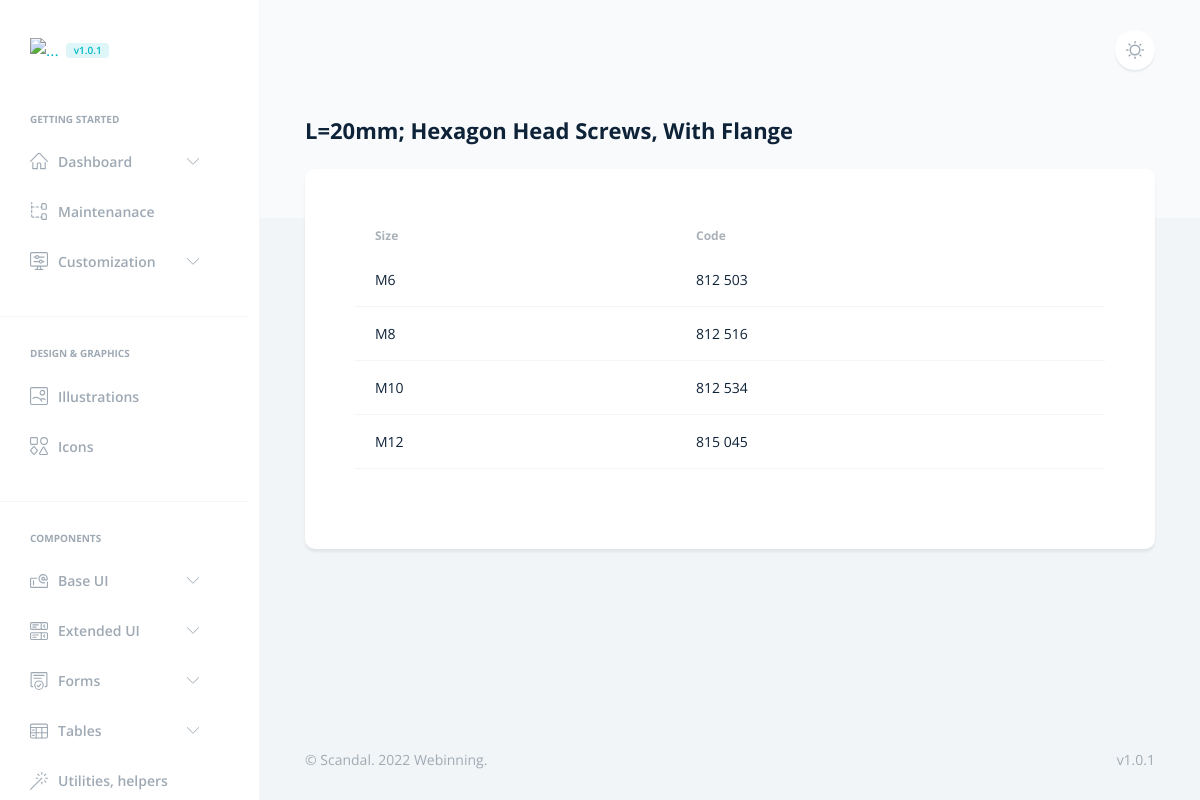
The app's page /fasteners/din6921/5/ with its own data.
### fasteners/models.py (models this page shows, shortened)
class DIN6921(models.Model):
    thread_length = models.IntegerField()
    material = models.DecimalField(max_digits=2, decimal_places=1, default="8.8")
    finish = models.CharField(max_length=24, default="Plain Steel")
    def __str__(self):
        return str(self.thread_length)
    class Meta:
        verbose_name = "Hexagon Head Screws, With Flange DIN 6921"
        verbose_name_plural = "DIN 6921 Partly Thread"
        ordering = ['thread_length']

class Size6921(models.Model):
    din6921 = models.ForeignKey(DIN6921, on_delete=models.CASCADE)
    size = models.CharField(max_length=6, default="M")
    code = models.CharField(max_length=12, unique=True)
    class Meta:
        verbose_name = "DIN 6921 Size"
        verbose_name_plural = "DIN 6921 Size"

### fasteners/views.py (the view)
# urls.py: path('din6921/<int:din6921_id>/', views.din6921_detail, name='din6921_detail'),
def din6921_detail(request, din6921_id):
    din6921 = get_object_or_404(DIN6921, pk=din6921_id)
    return render(request, 'fasteners/screws/din6921_detail.html', {'din6921': din6921})

### templates/fasteners/screws/din6921_detail.html (shortened to what this page needs)
{% extends 'base.html' %}
{% load static %}
{% block navar %}
<li class="nav-item">
    <span class="h6 text-secondary ps-4 ps-lg-6 mb-3 d-block text-uppercase">Getting started</span>
</li>
<li class="nav-item dropdown">
    <a class="nav-link" href="#customization" data-bs-toggle="collapse" role="button" aria-expanded="false"
        aria-controls="customization">
        <span>Dashboard</span>
    </a>
</li>
<li class="nav-item">
    <a href="../docs/structure.html" class="nav-link">
        <span>Maintenanace</span>
    </a>
</li>
<li class="nav-item dropdown">
    <a class="nav-link" href="#customization" data-bs-toggle="collapse" role="button" aria-expanded="false"
        aria-controls="customization">
        <span>Customization</span>
    </a>
</li>
<li class="nav-item w-100">
    <hr>
</li>
<li class="nav-item">
    <span class="h6 text-secondary ps-4 ps-lg-6 mb-3 d-block text-uppercase">Design & Graphics</span>
</li>
<li class="nav-item">
    <a href="../docs/illustrations.html" class="nav-link">
        <span>Illustrations</span>
    </a>
</li>
<li class="nav-item">
    <a href="../docs/icons.html" class="nav-link">
        <span>Icons</span>
    </a>
</li>
<li class="nav-item w-100">
    <hr>
</li>
<li class="nav-item">
    <span class="h6 text-secondary ps-4 ps-lg-6 mb-3 d-block text-uppercase">Components</span>
</li>
<li class="nav-item dropdown">
    <a class="nav-link" href="#baseUI" data-bs-toggle="collapse" role="button" aria-expanded="false"
        aria-controls="baseUI">
        <span>Base UI</span>
    </a>
</li>
<li class="nav-item dropdown">
    <a class="nav-link" href="#extendedUI" data-bs-toggle="collapse" role="button" aria-expanded="false"
        aria-controls="extendedUI">
        <span>Extended UI</span>
    </a>
</li>
<li class="nav-item dropdown">
    <a class="nav-link" href="#forms" data-bs-toggle="collapse" role="button" aria-expanded="false"
        aria-controls="forms">
        <span>Forms</span>
    </a>
</li>
<li class="nav-item dropdown">
    <a class="nav-link" href="#tables" data-bs-toggle="collapse" role="button" aria-expanded="false"
        aria-controls="tables">
        <span>Tables</span>
    </a>
</li>
<li class="nav-item">
    <a href="../docs/utilities-helpers.html" class="nav-link">
        <span>Utilities, helpers</span>
    </a>
</li>
{% endblock %}
{% block body%}
<h1 class="h2">L={{ din6921}}mm; Hexagon Head Screws, With Flange
</h1>
<div class="row">
    <div class="col">
        <div class="card border-0 p-md-6">
            <div class="card-body">
                <div class="row">
                    <div class="col">
                        <div class="table-responsive">
                            <table class="table">
                                <thead>
                                    <tr>
                                        <th>Size</th>
                                        <th>Code</th>
                                    </tr>
                                </thead>
                                {% for din6921 in din6921.size6921_set.all %}
                                <tbody>
                                    <tr>
                                        <td>{{ din6921.size}} </td>
                                        <td>{{ din6921.code }} </td>
                                    </tr>
                                </tbody>
                            {% endfor %}
                            </table>
                        </div>
                    </div>
                </div>
            </div>
        </div>
    </div>
</div>
{% endblock %}

### records on screen
DIN6921: thread_length "20"
Size6921: size "M6", code "812 503"
Size6921: size "M8", code "812 516"
Size6921: size "M10", code "812 534"
Size6921: size "M12", code "815 045"
